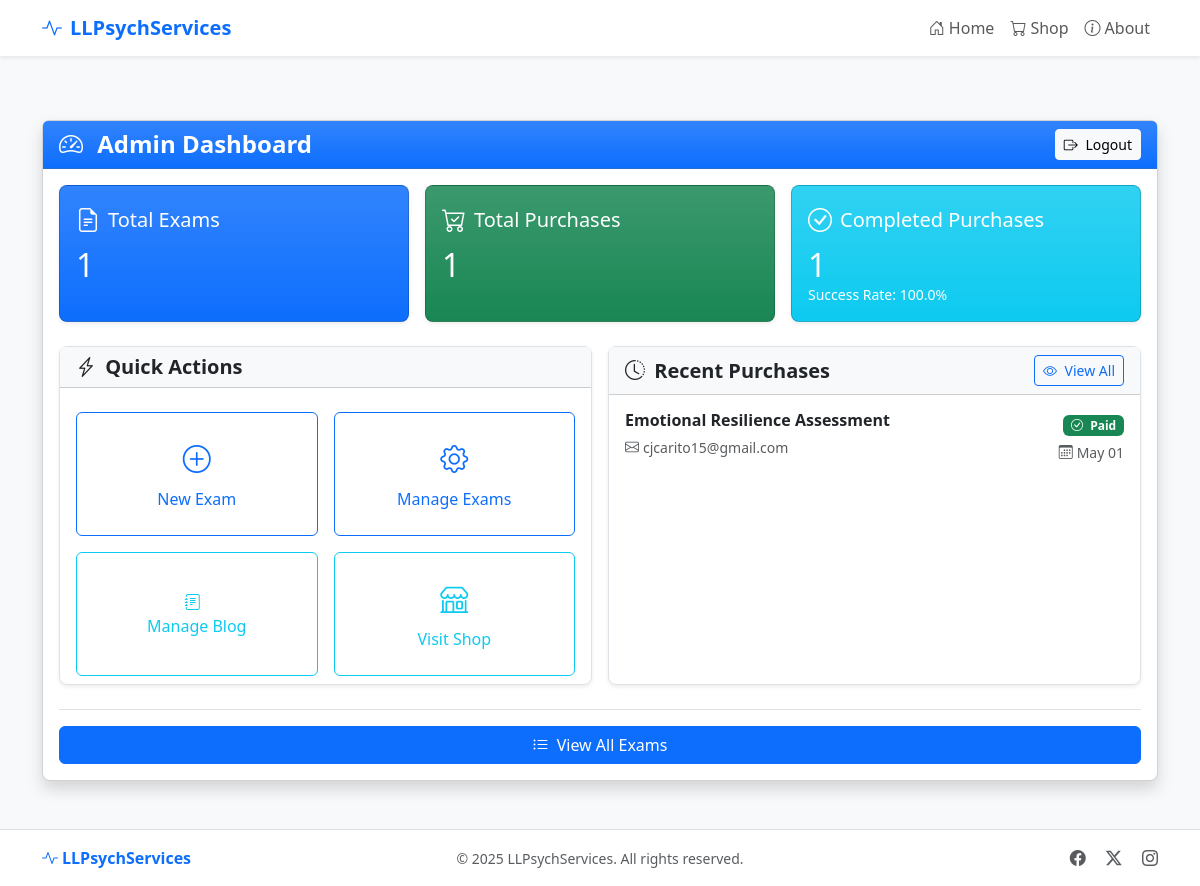
Page /admin/ (signed in) on the earlier database version.
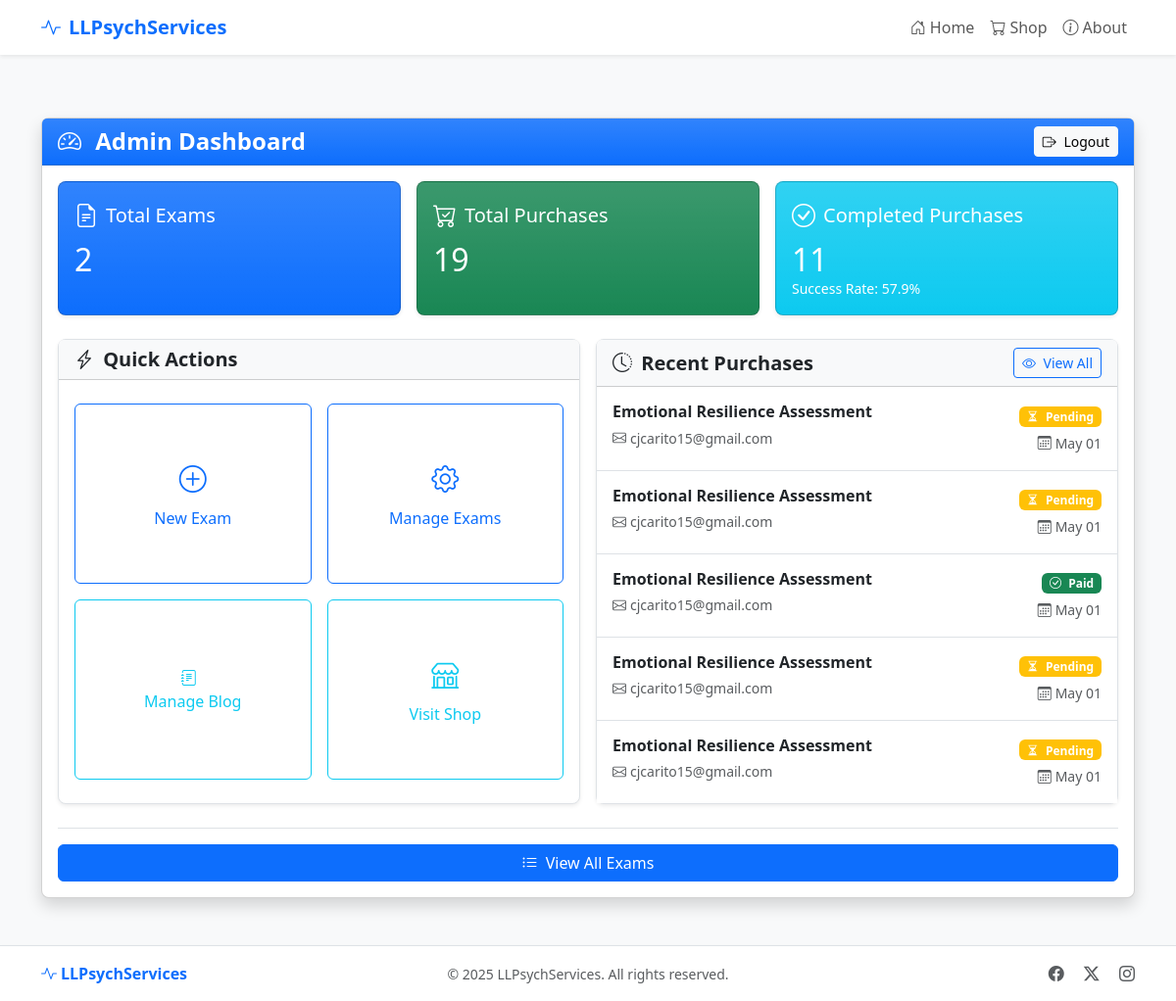
Same page on the later database version.
### models.py (models this page shows, shortened)
class Purchase(db.Model):
    id = db.Column(db.Integer, primary_key=True)
    exam_id = db.Column(db.Integer, db.ForeignKey('exam.id'), nullable=False)
    email = db.Column(db.String(120), nullable=False)
    access_token = db.Column(db.String(100), unique=True, nullable=False)
    payment_id = db.Column(db.String(100), nullable=True)
    payment_status = db.Column(db.String(20), default='pending')
    answers = db.Column(db.Text, nullable=True)  # Store user answers as JSON
    purchased_at = db.Column(db.DateTime, default=datetime.utcnow)
    exam = db.relationship('Exam', backref=db.backref('purchases', lazy=True))

class Exam(db.Model):
    id = db.Column(db.Integer, primary_key=True)
    title = db.Column(db.String(100), nullable=False)
    exam_type = db.Column(db.String(20))  # 'content' or 'likert'
    description = db.Column(db.Text, nullable=False)
    price = db.Column(db.Float, nullable=False)
    content = db.Column(db.Text, nullable=False)
    questions = db.Column(db.Text, nullable=True)  # Stored as JSON
    exam_type = db.Column(db.String(20), default='content')  # 'content' or 'likert'
    created_at = db.Column(db.DateTime, default=datetime.utcnow)
    scoring_rules = db.Column(db.Text, nullable=True)

### routes/admin.py (the view)
@admin_bp.route('/')
@admin_required
def dashboard():
    exams_count = Exam.query.count()
    purchases_count = Purchase.query.count()
    completed_purchases = Purchase.query.filter_by(payment_status='paid').count()
    recent_purchases = Purchase.query.order_by(Purchase.purchased_at.desc()).limit(5).all()
    return render_template('admin/dashboard.html',
                          exams_count=exams_count,
                          purchases_count=purchases_count,
                          completed_purchases=completed_purchases,
                          recent_purchases=recent_purchases)

### routes/admin.py (called while the page is built)
def admin_required(f):
    @wraps(f)
    def decorated_function(*args, **kwargs):
        if not session.get('admin_logged_in'):
            flash('Please log in to access the admin area.', 'warning')
            return redirect(url_for('admin.login', next=request.url))
        return f(*args, **kwargs)
    return decorated_function

### templates/admin/dashboard.html (shortened to what this page needs)
{% extends 'base.html' %}
{% block content %}
<div class="container py-3 py-md-4">
  <div class="row justify-content-center">
    <div class="col-12">
      <div class="card shadow">
        <div class="card-header bg-primary bg-gradient text-white">
          <div class="d-flex flex-column flex-sm-row justify-content-between align-items-start align-items-sm-center">
            <h1 class="h4 mb-2 mb-sm-0 fw-bold">
              <i class="bi bi-speedometer2 me-2"></i> Admin Dashboard
            </h1>
            <a href="{{ url_for('admin.logout') }}" class="btn btn-light btn-sm">
              <i class="bi bi-box-arrow-right me-1"></i> Logout
            </a>
          </div>
        </div>
        <div class="card-body">
          <div class="row g-3 mb-4">
            <div class="col-md-4">
              <div class="card bg-primary bg-gradient text-white h-100 shadow-sm">
                <div class="card-body">
                  <div class="d-flex align-items-center mb-2">
                    <i class="bi bi-file-earmark-text fs-4 me-2"></i>
                    <h5 class="card-title mb-0">Total Exams</h5>
                  </div>
                  <h2 class="card-text mb-0">{{ exams_count }}</h2>
                </div>
              </div>
            </div>
            <div class="col-md-4">
              <div class="card bg-success bg-gradient text-white h-100 shadow-sm">
                <div class="card-body">
                  <div class="d-flex align-items-center mb-2">
                    <i class="bi bi-cart-check fs-4 me-2"></i>
                    <h5 class="card-title mb-0">Total Purchases</h5>
                  </div>
                  <h2 class="card-text mb-0">{{ purchases_count }}</h2>
                </div>
              </div>
            </div>
            <div class="col-md-4">
              <div class="card bg-info bg-gradient text-white h-100 shadow-sm">
                <div class="card-body">
                  <div class="d-flex align-items-center mb-2">
                    <i class="bi bi-check-circle fs-4 me-2"></i>
                    <h5 class="card-title mb-0">Completed Purchases</h5>
                  </div>
                  <h2 class="card-text mb-0">{{ completed_purchases }}</h2>
                  <p class="mb-0 small">Success Rate:
                    {{ (completed_purchases / purchases_count * 100) | round(1) if purchases_count > 0 else 0 }}%
                  </p>
                </div>
              </div>
            </div>
          </div>
          <div class="row g-3 mb-2">
            <div class="col-lg-6">
              <div class="card border h-100 shadow-sm">
                <div class="card-header bg-light">
                  <h5 class="mb-0 fw-bold">
                    <i class="bi bi-lightning-charge me-1"></i> Quick Actions
                  </h5>
                </div>
                <div class="card-body p-0 d-flex flex-column">
                  <div class="flex-grow-1 d-flex flex-column justify-content-center">
                    <div class="row g-3 p-3 h-100">
                      <div class="col-md-6 d-flex">
                        <a href="{{ url_for('admin.create_exam') }}" class="btn btn-outline-primary w-100 d-flex flex-column align-items-center justify-content-center py-4">
                          <i class="bi bi-plus-circle fs-3 mb-2"></i>
                          <span>New Exam</span>
                        </a>
                      </div>
                      <div class="col-md-6 d-flex">
                        <a href="{{ url_for('admin.exams') }}" class="btn btn-outline-primary w-100 d-flex flex-column align-items-center justify-content-center py-4">
                          <i class="bi bi-gear fs-3 mb-2"></i>
                          <span>Manage Exams</span>
                        </a>
                      </div>
                      <div class="col-md-6 d-flex">
                        <a href="{{ url_for('admin.blog') }}" class="btn btn-outline-info w-100 d-flex flex-column align-items-center justify-content-center py-4" target="_blank">
                          <i class="bi bi-journal-text me-2"></i>
                          <span>Manage Blog</span>
                        </a>
                      </div>
                      <div class="col-md-6 d-flex">
                        <a href="{{ url_for('main.shop') }}" class="btn btn-outline-info w-100 d-flex flex-column align-items-center justify-content-center py-4" target="_blank">
                          <i class="bi bi-shop fs-3 mb-2"></i>
                          <span>Visit Shop</span>
                        </a>
                      </div>
                    </div>
                  </div>
                </div>
              </div>
            </div>
            <div class="col-lg-6">
              <div class="card border h-100 shadow-sm">
                <div class="card-header bg-light">
                  <div class="d-flex flex-column flex-sm-row justify-content-between align-items-start align-items-sm-center">
                    <h5 class="mb-2 mb-sm-0 fw-bold">
                      <i class="bi bi-clock-history me-1"></i> Recent Purchases
                    </h5>
                    {% if recent_purchases %}
                    <a href="{{ url_for('admin.purchases') }}" class="btn btn-outline-primary btn-sm">
                      <i class="bi bi-eye me-1"></i> View All
                    </a>
                    {% endif %}
                  </div>
                </div>
                <div class="card-body p-0">
                  {% if recent_purchases %}
                  <div class="list-group list-group-flush">
                    {% for purchase in recent_purchases %}
                    <a href="{{ url_for('admin.purchases') }}" class="list-group-item list-group-item-action py-3">
                      <div class="d-flex justify-content-between align-items-start">
                        <div class="me-2 text-truncate">
                          <h6 class="mb-1 fw-bold">{{ purchase.exam.title }}</h6>
                          <small class="text-muted">
                            <i class="bi bi-envelope me-1"></i>{{ purchase.email }}
                          </small>
                        </div>
                        <div class="text-end">
                          <span class="badge {{ 'bg-success' if purchase.payment_status == 'paid' else 'bg-warning' }} mb-1">
                            <i class="bi bi-{{ 'check-circle' if purchase.payment_status == 'paid' else 'hourglass-split' }} me-1"></i>
                            {{ purchase.payment_status | capitalize }}
                          </span>
                          <div>
                            <small class="text-muted">
                              <i class="bi bi-calendar3 me-1"></i>{{ purchase.purchased_at.strftime('%b %d') }}
                            </small>
                          </div>
                        </div>
                      </div>
                    </a>
                    {% endfor %}
                  </div>
                  {% else %}
                  <div class="text-center py-5 text-muted h-100 d-flex flex-column justify-content-center">
                    <i class="bi bi-cart-x fs-1 mb-2"></i>
                    <p class="mb-0">No recent purchases</p>
                    <p class="small text-muted">New purchases will appear here</p>
                  </div>
                  {% endif %}
                </div>
              </div>
            </div>
          </div>
          <div class="d-flex flex-column flex-sm-row justify-content-end gap-2 mt-4 border-top pt-3">
            <a href="{{ url_for('admin.exams') }}" class="btn btn-primary w-100 w-sm-auto">
              <i class="bi bi-list-ul me-1"></i> View All Exams
            </a>
          </div>
        </div>
      </div>
    </div>
  </div>
</div>
{% endblock %}

### templates/base.html (shortened to what this page needs)
<!DOCTYPE html>
<html lang="en">
<head>
    <link href="https://cdn.jsdelivr.net/npm/bootstrap@5.3.0-alpha1/dist/css/bootstrap.min.css" rel="stylesheet">
    <link rel="stylesheet" href="https://cdn.jsdelivr.net/npm/bootstrap-icons@1.11.1/font/bootstrap-icons.css">
</head>
<body>
    <nav class="navbar navbar-expand-lg navbar-light bg-white">
        <div class="container">
            <a class="navbar-brand" href="{{ url_for('main.index') }}">
                <i class="bi bi-activity me-2"></i>LLPsychServices
            </a>
            <div class="collapse navbar-collapse" id="navbarNav">
                <ul class="navbar-nav ms-auto">
                    <li class="nav-item">
                        <a class="nav-link" href="{{ url_for('main.index') }}">
                            <i class="bi bi-house-door me-1"></i>Home
                        </a>
                    </li>
                    <li class="nav-item">
                        <a class="nav-link" href="{{ url_for('main.shop') }}">
                            <i class="bi bi-cart me-1"></i>Shop
                        </a>
                    </li>
                    <li class="nav-item">
                        <a class="nav-link" href="{{ url_for('main.about') }}">
                            <i class="bi bi-info-circle me-1"></i>About
                        </a>
                    </li>
                </ul>
            </div>
        </div>
    </nav>
    <main class="py-4">
        {% block content %}{% endblock %}
    </main>
    <footer class="bg-white text-center py-3 border-top shadow-sm">
        <div class="container">
            <div class="row align-items-center">
                <div class="col-md-4 text-md-start mb-2 mb-md-0">
                    <a href="{{ url_for('main.index') }}" class="text-decoration-none text-primary fw-bold">
                        <i class="bi bi-activity me-1"></i>LLPsychServices
                    </a>
                </div>
                <div class="col-md-4 mb-2 mb-md-0">
                    <small class="text-muted">&copy; 2025 LLPsychServices. All rights reserved.</small>
                </div>
                <div class="col-md-4 text-md-end">
                    <a href="#" class="text-decoration-none text-muted me-3">
                        <i class="bi bi-facebook"></i>
                    </a>
                    <a href="#" class="text-decoration-none text-muted me-3">
                        <i class="bi bi-twitter-x"></i>
                    </a>
                    <a href="#" class="text-decoration-none text-muted">
                        <i class="bi bi-instagram"></i>
                    </a>
                </div>
            </div>
        </div>
    </footer>
</body>
</html>

### templates/base.html (style rules this page uses)
html, body { height: 100%; }
body { display: flex; flex-direction: column; background-color: #f8f9fa; }
main { flex: 1 0 auto; }
footer { flex-shrink: 0; }
.navbar { box-shadow: 0 0.125rem 0.25rem rgba(0, 0, 0, 0.075); }
.navbar-brand { font-weight: 700; color: #0d6efd; }
.card { border-radius: 0.5rem; box-shadow: 0 0.5rem 1rem rgba(0, 0, 0, 0.15); transition: transform 0.2s; }
.card-header { border-top-left-radius: calc(0.5rem - 1px); border-top-right-radius: calc(0.5rem - 1px); }
.btn-primary { background-color: #0d6efd; border-color: #0d6efd; }

Differences in the rows shown:
added Purchase: exam "Emotional Resilience Assessment", email "cjcarito15@gmail.com", payment_status "Pending", purchased_at "May 01"
added Purchase: exam "Emotional Resilience Assessment", email "cjcarito15@gmail.com", payment_status "Pending", purchased_at "May 01"
added Purchase: exam "Emotional Resilience Assessment", email "cjcarito15@gmail.com", payment_status "Pending", purchased_at "May 01"
added Purchase: exam "Emotional Resilience Assessment", email "cjcarito15@gmail.com", payment_status "Pending", purchased_at "May 01"
Other differences:
{{ exams_count }}: "1" → "2"
{{ purchases_count }}: "1" → "19"
{{ completed_purchases }}: "1" → "11"
text no longer shown: "100.0"
text now shown: "57.9"
